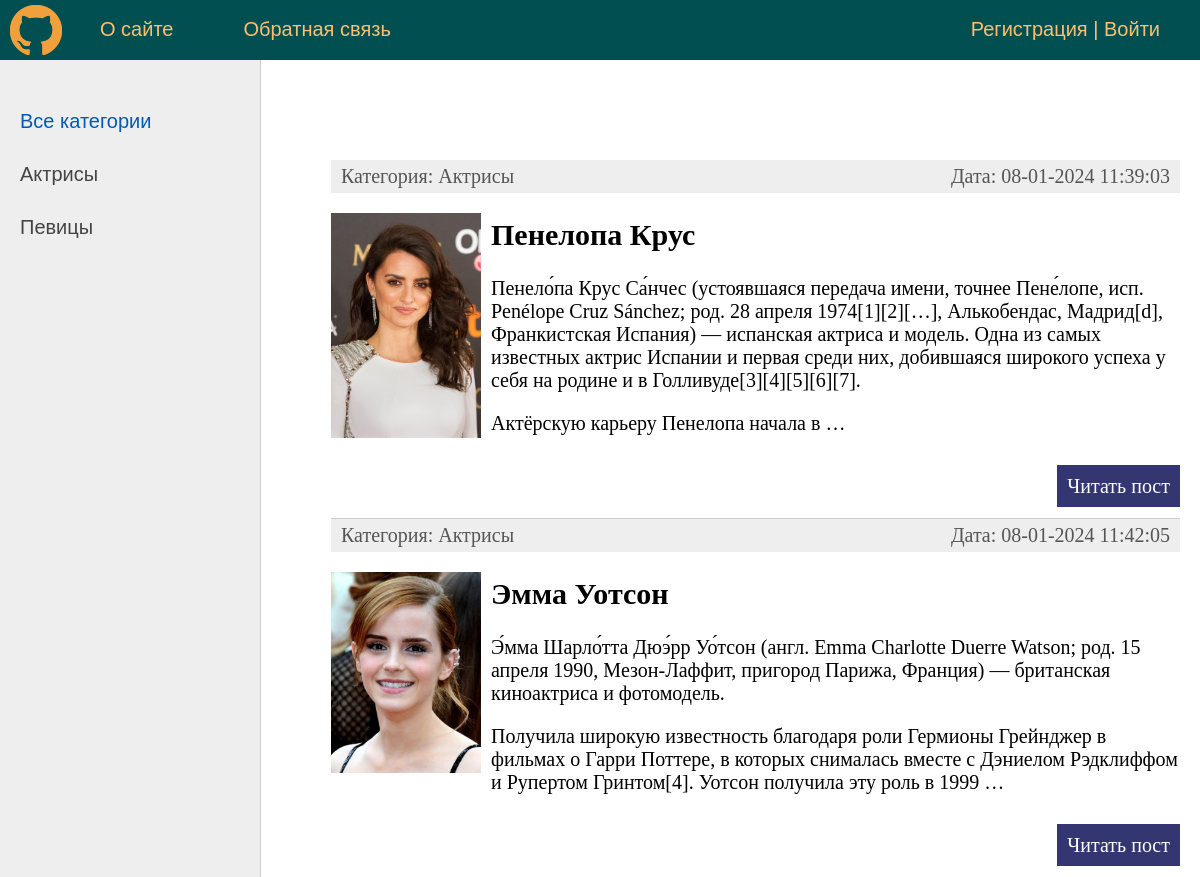
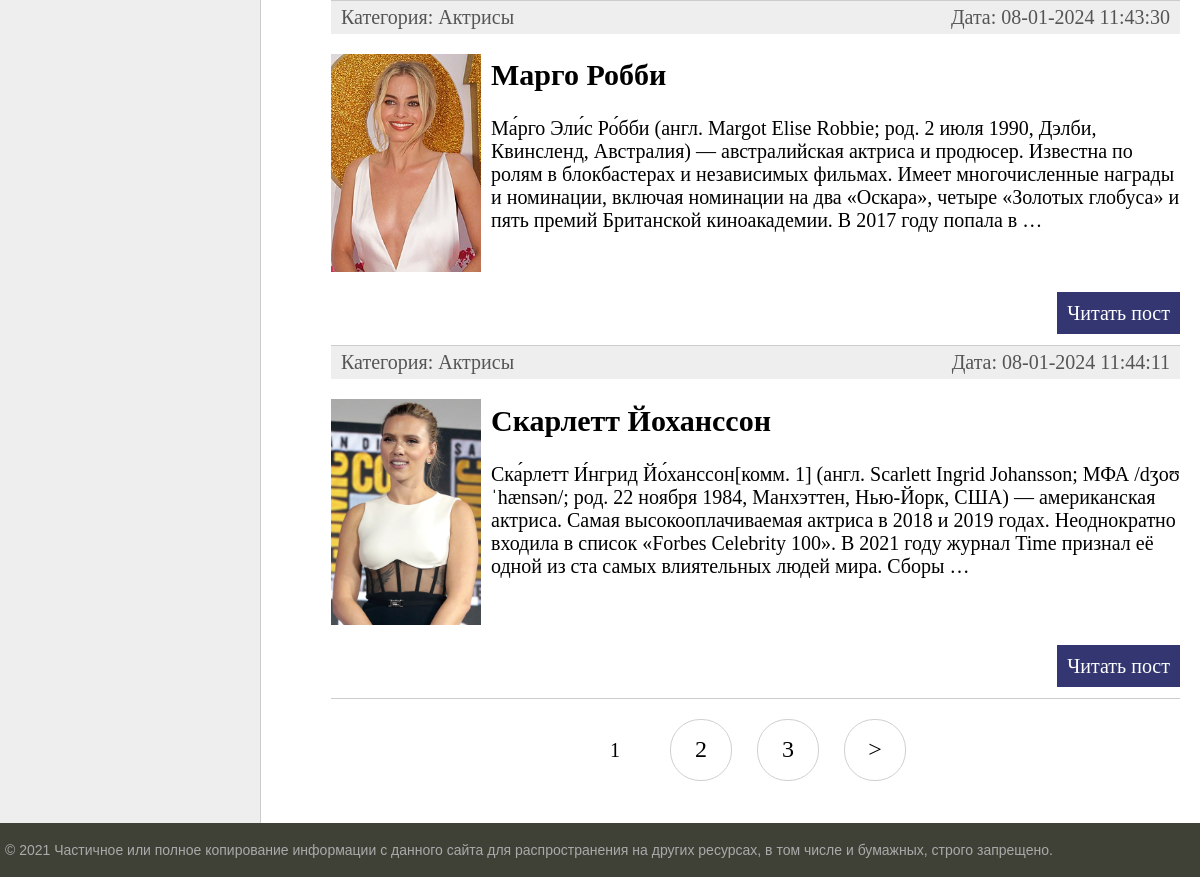
The page / on the database its author committed (2 pictures, top to bottom).
### women/models.py (models this page shows, shortened)
class Category(models.Model):
    name = models.CharField(max_length=100, db_index=True, verbose_name="Категория")
    slug = models.SlugField(max_length=255, unique=True, db_index=True, verbose_name="URL")
    def __str__(self):
        return self.name
    def get_absolute_url(self):
        return reverse('category', kwargs={'cat_slug': self.slug})
    class Meta:
        verbose_name = 'Категория'
        verbose_name_plural = 'Категории'
        ordering = ['id']

class Women(models.Model):
    title = models.CharField(max_length=255, verbose_name="Заголовок")
    slug = models.SlugField(max_length=255, unique=True, db_index=True, verbose_name="URL")
    content = models.TextField(blank=True, verbose_name="Текст статьи")
    photo = models.ImageField(upload_to="photos/%Y/%m/%d/", verbose_name="Фото")
    time_create = models.DateTimeField(auto_now_add=True, verbose_name="Время создания")
    time_update = models.DateTimeField(auto_now=True, verbose_name="Время изменения")
    is_published = models.BooleanField(default=True, verbose_name="Публикация")
    cat = models.ForeignKey('Category', on_delete=models.PROTECT, verbose_name="Категории")
    def get_absolute_url(self):
        return reverse('post', kwargs={'post_slug': self.slug})
    class Meta:
        verbose_name = 'Известные женщины'
        verbose_name_plural = 'Известные женщины'
        ordering = ['id']

### women/views.py (the view)
# urls.py: path('', WomenHome.as_view(), name='home'),
class WomenHome(DataMixin, ListView):
    model = Women
    template_name = 'women/index.html'
    context_object_name = 'posts'
    def get_context_data(self, *, object_list=None, **kwargs):
        context = super().get_context_data(**kwargs)
        c_def = self.get_user_context(title="Главная страница")
        return dict(list(context.items()) + list(c_def.items()))
    def get_queryset(self):
        return Women.objects.filter(is_published=True)

### women/utils.py (called while the page is built)
    def get_user_context(self, **kwargs):
        context = kwargs
        cats = Category.objects.annotate(Count('women'))
        user_menu = menu.copy()
        if not self.request.user.is_authenticated:
            user_menu.pop(1)
        context['menu'] = user_menu
        context['cats'] = cats
        if 'cat_selected' not in context:
            context['cat_selected'] = 0
        return context

### women/templates/women/index.html (shortened to what this page needs)
{% extends 'women/base.html' %}
{% block content %}
<ul class="list-articles">
	{% for p in posts %}
			<li><div class="article-panel">
	<p class="first">Категория: {{p.cat}}</p>
	<p class="last">Дата: {{p.time_update|date:"d-m-Y H:i:s"}}</p>
</div>
{% if p.photo %}
	<p><img class="img-article-left thumb" src="{{p.photo.url}}"></p>
{% endif %}
	<h2>{{p.title}}</h2>
	{% autoescape on %}
	{{p.content|linebreaks|truncatewords:50}}
	{% endautoescape %}
			<p class="link-read-post"><a href="{{ p.get_absolute_url }}">Читать пост</a></p>
			</li>
	{% endfor %}
</ul>
{% endblock %}

### women/templates/women/base.html (shortened to what this page needs)
{% load static %}
{% load women_tags %}
<!DOCTYPE html>
<html>
<head>
	<link type="text/css" href="{% static 'women\css\styles.css' %}" rel="stylesheet" />
</head>
<body>
<table class="table-page" border=0 cellpadding="0" cellspacing="0">
<tr><td valign=top>
{% block mainmenu %}
		<div class="header">
			<ul id="mainmenu" class="mainmenu">
			<li class="logo"><a href="{% url 'home' %}"><div class="logo"></div></a></li>
{% for m in menu %}
			<li><a href="{% url m.url_name %}">{{m.title}}</a></li>
{% endfor %}
			{% if request.user.is_authenticated %}
			<li class="last"> {{user.username}} | <a href="{% url 'logout' %}">Выйти</a></li>
			{% else %}
			<li class="last"><a href="{% url 'register' %}">Регистрация</a> | <a href="{% url 'login' %}">Войти</a></li>
			{% endif %}
			</ul>
		</div>
{% endblock mainmenu %}
<table class="table-content" border=0 cellpadding="0" cellspacing="0">
<tr>
	<td valign="top" class="left-chapters">
	<ul id="leftchapters">
{% if cat_selected == 0 %}
		<li class="selected">Все категории</li>
{% else %}
		<li><a href="{% url 'home' %}">Все категории</a></li>
{% endif %}
{% for c in cats %}
{% if c.women__count > 0 %}
	{% if c.pk == cat_selected %}
		<li class="selected">{{c.name}}</li>
	{% else %}
		<li><a href="{{ c.get_absolute_url }}">{{c.name}}</a></li>
	{% endif %}
{% endif %}
{% endfor %}
	</ul>
</td>
<td valign="top" class="content">
	<div class="content-text">
{% block content %}
{% endblock %}
{% if page_obj.has_other_pages %}
<nav class="list-pages">
    <ul>
        {% for p in paginator.page_range %}
		{% if page_obj.number == p %}
        <li class="page-num page-num-selected">{{ p }}</li>
		{% elif p >= page_obj.number|add:-2 and p <= page_obj.number|add:2  %}
			<li class="page-num">
				<a href="?page={{ p }}">{{ p }}</a>
			</li>
		{% endif %}
        {% endfor %}
{% if page_obj.has_next %}
<li class="page-num">
	<a href="?page={{ page_obj.next_page_number }}">&gt;</a>
</li>
{% endif %}
    </ul>
</nav>
{% endif %}
	</div>
</td></tr></table>
</td></tr>
<tr><td valign=top>
	<div id="footer">
		<p>&copy; 2021 Частичное или полное копирование информации с данного сайта для распространения на других ресурсах, в том числе и бумажных, строго запрещено.</p>
	</div>
</td></tr></table>
</body>
</html>

### women/static/women/css/styles.css (style rules this page uses)
html, body { font-family: 'Arial'; margin: 0; padding: 0; height: 100%; width: 100%; color: #444; }
a { color: #0059b2; text-decoration: none; }
img { max-width: 600px; height: auto; }
img.img-article-left { max-width: 300px; height: auto; float: left; padding: 0 10px 10px 0; }
img.img-article-left.thumb { max-width: 150px; height: auto; }
p.link-read-post { text-align: right; }
p.link-read-post a { padding: 10px; min-width: 100px; background: #333671; color: #fff; text-decoration: none; }
div.article-panel { background: #eee; padding: 5px 10px 5px 10px; box-sizing: border-box; overflow: hidden; color: #555; }
div.article-panel p.first { margin: 0; float: left; }
div.article-panel p.last { margin: 0; float: right; }
ul.list-articles { list-style: none; margin: 0; padding: 0; }
ul.list-articles li { border-bottom: 1px solid #ccc; }
.table-page { width: 100%; height: 100%; vertical-align: top; }
.table-page tr { height: 100%; }
.header { background: #024f52; height: 60px; }
.logo { background: url('../images/logo.png') no-repeat 10px 5px; width: 70px; height: 60px; }
ul.mainmenu { list-style: none; margin: 0; padding: 0; height: 60px; color: #fdc073; font-size: 20px; overflow: hidden; }
ul.mainmenu li { float: left; margin: 18px 40px 0 30px; }
ul.mainmenu li.logo { margin: 0; }
ul.mainmenu li.last { float: right; }
ul.mainmenu li a { color: #fdc073; text-decoration: none; }
.table-content { width: 100%; min-height: 100%; height: 100%; }
.left-chapters { margin: 0; background: #eee; border-right: 1px solid #ccc; min-height: 100%; }
.left-chapters ul { width: 230px; min-height: 100%; margin: 0; padding: 20px 10px 10px 20px; list-style: none; font-size: 20px; }
.left-chapters ul li { margin: 30px 0 0 0; color: #999; }
.left-chapters ul li.selected { color: #0059b2; }
.left-chapters ul li a { color: #444; text-decoration: none; }
.content { padding: 40px 20px 20px 40px; width: 100%; box-sizing: border-box; }
.content-text { margin: 60px 0 0 30px; color: #000; font-size: 20px; font-family: Yandex Sans Display Light; }
#footer { box-sizing: border-box; background: #3F4137; padding: 5px; color: #aaa; font-size: 14px; font-family: Verdana, Geneva, Arial, Helvetica; text-align: left; overflow: hidden; }
.list-pages { text-align: center; margin: 0 0 20px 0; }
.list-pages ul { margin: 20px 0 0 0; padding: 0; list-style: none; }
.list-pages ul li { display: inline-block; margin: 0 20px 0 0; }
.list-pages a { color: #000; font-size: 24px; text-decoration: none; }
.list-pages .page-num, .page-num-selected { display: inline-block; width: 60px; height: 44px; padding: 16px 0 0 0; border: 1px solid #d0d0d0; border-radius: 30px; }
.list-pages .page-num-selected { border: none; color: #000; font-size: 20px; }

### rows shown on the page
Category: name "Актрисы"
Category: name "Певицы"
Women: cat "Актрисы", time_update "08-01-2024 11:39:03", photo (picture), title "Пенелопа Крус", content "Пенело́па Крус Са́нчес (устоявшаяся передача имени, точнее Пене́лопе, исп. Penélope Cruz Sánchez; род. 28 апреля 1974[1][2][…], Алькобендас, Мадрид[d], Франкистская Испания) — испанская актриса и модель. Одна из самых известных актрис Испании и первая среди них, добившаяся широкого успеха у себя на родине и в Голливуде[3][4][5][6][7]. Актёрскую карьеру Пенелопа начала в …"
Women: cat "Актрисы", time_update "08-01-2024 11:42:05", photo (picture), title "Эмма Уотсон", content "Э́мма Шарло́тта Дюэ́рр Уо́тсон (англ. Emma Charlotte Duerre Watson; род. 15 апреля 1990, Мезон-Лаффит, пригород Парижа, Франция) — британская киноактриса и фотомодель. Получила широкую известность благодаря роли Гермионы Грейнджер в фильмах о Гарри Поттере, в которых снималась вместе с Дэниелом Рэдклиффом и Рупертом Гринтом[4]. Уотсон получила эту роль в 1999 …"
Women: cat "Актрисы", time_update "08-01-2024 11:43:30", photo (picture), title "Марго Робби", content "Ма́рго Эли́с Ро́бби (англ. Margot Elise Robbie; род. 2 июля 1990, Дэлби, Квинсленд, Австралия) — австралийская актриса и продюсер. Известна по ролям в блокбастерах и независимых фильмах. Имеет многочисленные награды и номинации, включая номинации на два «Оскара», четыре «Золотых глобуса» и пять премий Британской киноакадемии. В 2017 году попала в …"
Women: cat "Актрисы", time_update "08-01-2024 11:44:11", photo (picture), title "Скарлетт Йоханссон", content "Ска́рлетт И́нгрид Йо́ханссон[комм. 1] (англ. Scarlett Ingrid Johansson; МФА /dʒoʊˈhænsən/; род. 22 ноября 1984, Манхэттен, Нью-Йорк, США) — американская актриса. Самая высокооплачиваемая актриса в 2018 и 2019 годах. Неоднократно входила в список «Forbes Celebrity 100». В 2021 году журнал Time признал её одной из ста самых влиятельных людей мира. Сборы …"

### other values the page prints
{{ m.title }} "О сайте" "Обратная связь"
{{ p }} "1"
{{ p }} "2" "3"
